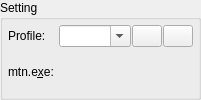
          <widget class="QGroupBox" name="gpbSettingsName">
           <property name="sizePolicy">
            <sizepolicy hsizetype="Preferred" vsizetype="Minimum">
             <horstretch>0</horstretch>
             <verstretch>0</verstretch>
            </sizepolicy>
           </property>
           <property name="styleSheet">
            <string notr="true"/>
           </property>
           <property name="title">
            <string>Setting</string>
           </property>
           <layout class="QGridLayout" name="gridLayout">
            <property name="leftMargin">
             <number>5</number>
            </property>
            <property name="topMargin">
             <number>5</number>
            </property>
            <property name="rightMargin">
             <number>5</number>
            </property>
            <property name="bottomMargin">
             <number>5</number>
            </property>
            <property name="spacing">
             <number>5</number>
            </property>
            <item row="0" column="0">
             <widget class="QLabel" name="lblProfile">
              <property name="sizePolicy">
               <sizepolicy hsizetype="Minimum" vsizetype="Preferred">
                <horstretch>0</horstretch>
                <verstretch>0</verstretch>
               </sizepolicy>
              </property>
              <property name="text">
               <string>Profile:</string>
              </property>
              <property name="buddy">
               <cstring>profilesComboBox</cstring>
              </property>
             </widget>
            </item>
            <item row="3" column="0">
             <widget class="QLabel" name="lblMtnExe">
              <property name="text">
               <string>mtn.e&amp;xe:</string>
              </property>
              <property name="buddy">
               <cstring>eMtnSelector</cstring>
              </property>
             </widget>
            </item>
            <item row="3" column="1">
             <widget class="FileSelector" name="eMtnSelector" native="true"/>
            </item>
            <item row="0" column="1">
             <layout class="QHBoxLayout" name="horizontalLayout_11" stretch="1,0,0">
              <property name="spacing">
               <number>1</number>
              </property>
              <property name="leftMargin">
               <number>0</number>
              </property>
              <property name="topMargin">
               <number>0</number>
              </property>
              <item>
               <widget class="QComboBox" name="profilesComboBox">
                <property name="editable">
                 <bool>true</bool>
                </property>
                <property name="insertPolicy">
                 <enum>QComboBox::NoInsert</enum>
                </property>
                <property name="frame">
                 <bool>true</bool>
                </property>
               </widget>
              </item>
              <item>
               <widget class="QPushButton" name="btnAddProfile">
                <property name="minimumSize">
                 <size>
                  <width>30</width>
                  <height>0</height>
                 </size>
                </property>
                <property name="maximumSize">
                 <size>
                  <width>30</width>
                  <height>16777215</height>
                 </size>
                </property>
                <property name="toolTip">
                 <string>Insert New Profile</string>
                </property>
                <property name="text">
                 <string/>
                </property>
                <property name="icon">
                 <iconset resource="images.qrc">
                  <normaloff>:/icons/plus.svg</normaloff>:/icons/plus.svg</iconset>
                </property>
               </widget>
              </item>
              <item>
               <widget class="QPushButton" name="btnDelProfile">
                <property name="minimumSize">
                 <size>
                  <width>30</width>
                  <height>0</height>
                 </size>
                </property>
                <property name="maximumSize">
                 <size>
                  <width>30</width>
                  <height>16777215</height>
                 </size>
                </property>
                <property name="toolTip">
                 <string>Remove Current Profile</string>
                </property>
                <property name="text">
                 <string/>
                </property>
                <property name="icon">
                 <iconset resource="images.qrc">
                  <normaloff>:/icons/delete.png</normaloff>:/icons/delete.png</iconset>
                </property>
               </widget>
              </item>
             </layout>
            </item>
           </layout>
          </widget>
